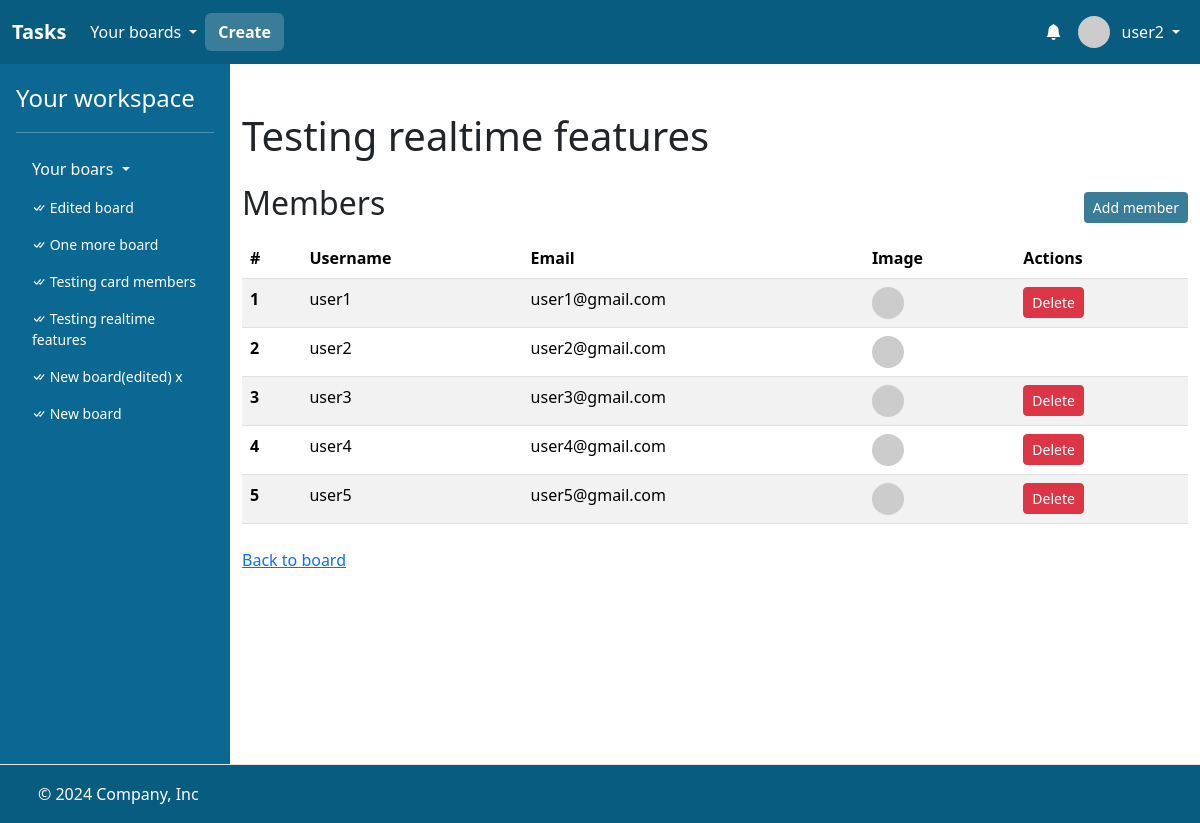
Page /boards/55/get_members (signed in) on the earlier database version.
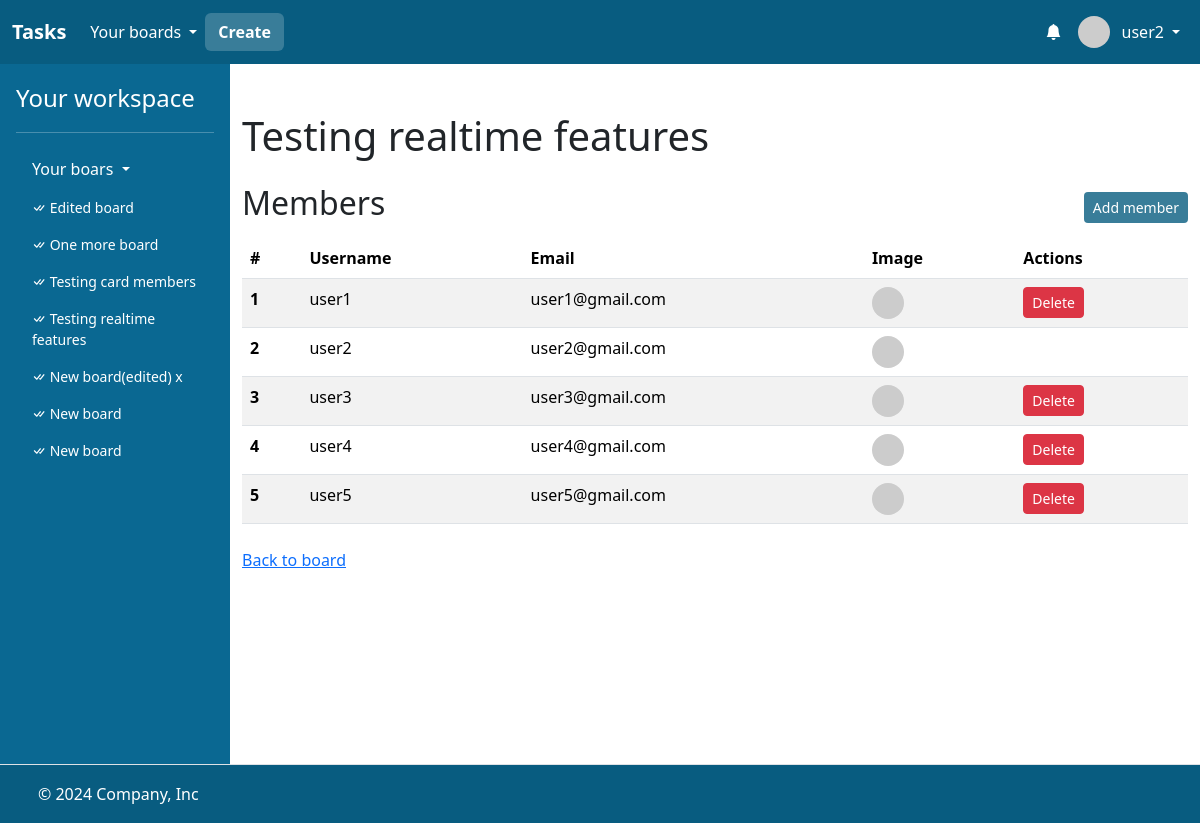
Same page on the later database version.
### task/models.py (models this page shows)
class Board(models.Model):
    name = models.CharField(max_length=256)
    description = models.CharField(max_length=256)
    members = models.ManyToManyField(User, related_name="boards")
    created_at = models.DateTimeField(auto_now_add=True)

class User(AbstractUser):
    bio = models.CharField(max_length=256)

### task/views/board_views.py (the view)
@login_required
def board_members_view(request, board_id):
    board = Board.objects.filter(id=board_id).first()
    if board is None:
        return apology(request, "Board does not exist!", 400)
    if not request.user in board.members.all():
        return apology(request, "Forbidden.", 403)
    members = board.members.all()
    for index, member in enumerate(members, start=1):
        member.index = index
    return render(
        request,
        "task/board_members.html",
        {
            "board": board,
            "boards": request.user.boards.all(),
            "members": members,
        },
    )

### task/templates/task/board_members.html (shortened to what this page needs)
{% extends "task/layout.html" %}
{% block main %}
<div class="container">
    <h1 class="mt-5">{{ board.name }}</h1>
    <div class="d-flex mt-4 mb-2" style="justify-content: space-between; align-items: center;">
        <h2>Members</h2>
        <a class="btn btn-sm btn-task" href="{% url 'board_add_member' board.id %}">Add member</a>
    </div>
    <table class="table table-striped">
        <thead>
          <tr>
            <th scope="col">#</th>
            <th scope="col">Username</th>
            <th scope="col">Email</th>
            <th scope="col">Image</th>
            <th scope="col">Actions</th>
          </tr>
        </thead>
        <tbody>
            {% for member in members %}
                <tr>
                    <th scope="row">{{ member.index }}</th>
                    <td>{{ member.username }}</td>
                    <td>{{ member.email }}</td>
                    <td><img src="https://i.pravatar.cc/48?u={{ member.id }}" alt="" width="32" height="32" class="rounded-circle me-2"></td>
                    <td>
                        {% if user.id != member.id %}
                            <form action="{% url 'delete_board_member' board.id %}" method="POST">
                                <input class="btn btn-sm btn-danger" type="submit" value="Delete">
                            </form>
                        {% endif %}
                    </td>
                </tr>
            {% endfor %}
        </tbody>
      </table>
      <div class="mt-4">
        <a class="link-primary" href="{% url 'board' board.id %}">Back to board</a>
    </div>
</div>
{% endblock %}

### task/templates/task/layout.html (shortened to what the changed rows need)
<!DOCTYPE html>
{% load static %}
{% load humanize %}
<html lang="en">
    <head>
        <link href="https://cdn.jsdelivr.net/npm/bootstrap@5.3.3/dist/css/bootstrap.min.css" rel="stylesheet">
        <link rel="stylesheet" href="https://cdn.jsdelivr.net/npm/bootstrap-icons@1.3.0/font/bootstrap-icons.css">
        <link href="{% static 'styles.css' %}" rel="stylesheet">
    </head>
    <body style="height: 100vh;">
        <div style="display: flex; flex-direction: column; height: 100%;">
            <header>
                <nav class="navbar navbar-expand-lg"  data-bs-theme="dark" style="background: #085c80;">
                    <div class="container-fluid">
                      <div class="collapse navbar-collapse" id="navbarHeader">
                        {% if user.is_authenticated %}
                        <ul class="navbar-nav ms-auto mb-2 mb-lg-0" style="display: flex; align-items: center;">
                            <li class="nav-item dropdown">
                                <a class="nav-link text-white d-relative" href="#" role="button" style="display: flex; align-items: center; gap: 4px;" id="dropdownMenuClickableInside" data-bs-toggle="dropdown" data-bs-auto-close="outside" aria-expanded="false">
                                    <i class="bi bi-bell-fill"></i>
                                </a>
                            </li>
                            <li class="nav-item dropdown">
                                <a class="nav-link dropdown-toggle text-white" href="#" role="button" data-bs-toggle="dropdown" aria-expanded="false" style="display: flex; align-items: center; gap: 4px;">
                                    <img src="https://i.pravatar.cc/48?u={{ user.id }}" alt="" width="32" height="32" class="rounded-circle me-2">
                                    <span>{{ user.username }}</span>
                                </a>
                            </li>
                        </ul>
                        {% endif %}
                      </div>
                    </div>
                  </nav>
            </header>
            <main style="flex: 1;">
                <div class="d-flex flex-nowrap" style="height: 100%;">
                    {% if user.is_authenticated %}
                    <div class="d-none d-lg-flex flex-column flex-shrink-0 p-3 text-white" style="width: 230px; background: #0A6892;">
                        <ul class="nav nav-pills flex-column mb-auto">
                          <li class="mb-1">
                            <div class="collapse show " id="home-collapse">
                                <ul class="btn-toggle-nav list-unstyled fw-normal pb-1 small" style="max-height: 490px; overflow-y: auto;">
                                    {% for board in boards %}
                                    <li>
                                        <a href="{% url 'board' board.id %}" class="nav-link text-white">
                                            <i class="bi bi-check-all"></i>
                                            {{ board.name }}
                                        </a>
                                    </li>
                                    {% endfor %}
                                </ul>
                            </div>
                          </li>
                        </ul>
                    </div>
                    {% endif %}
                    <div style="flex: 1; background: white; overflow-x: hidden; min-height: 700px;">
                        {% block main %}
                        {% endblock %}
                    </div>
                </div>
            </main>
        </div>
    </body>
</html>

Differences in the rows shown:
added Board: name "New board"
